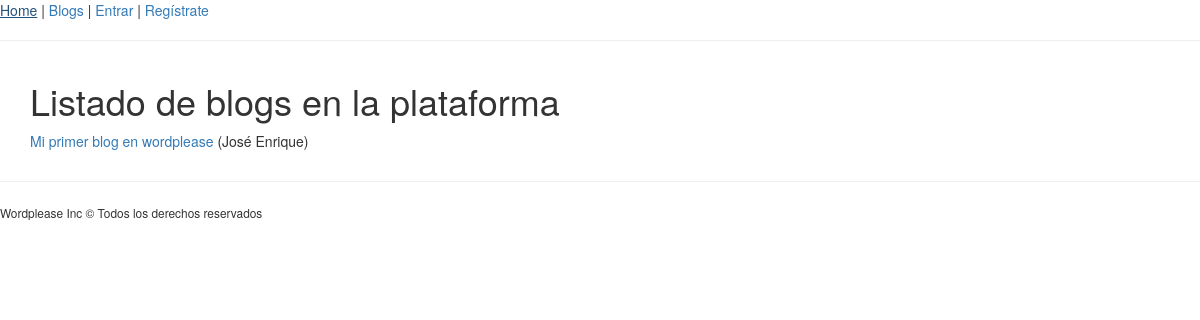
Before: /blogs with the older database file.
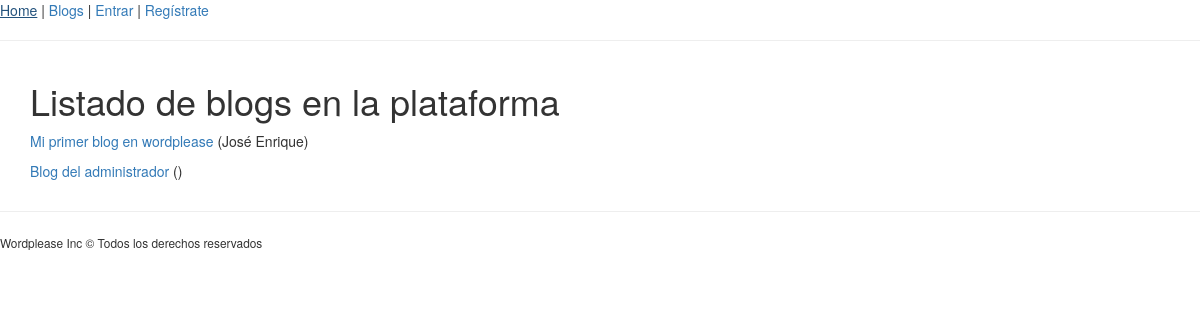
After: the same page with the newer database file.
### blogs/models.py (models this page shows, shortened)
class Blog(models.Model):
    owner = models.OneToOneField(User)
    title = models.TextField(max_length=150)
    description = models.TextField(max_length=400)
    created_at = models.DateTimeField(auto_now_add=True)
    modified_at = models.DateTimeField(auto_now=True)

### blogs/views.py (the view)
# urls.py: url(r'^blogs$', BlogUserView.as_view(), name='blogs_home'),
class BlogUserView(View):
    def get(self, request):
        blogs = Blog.objects.all()
        context = {
            'blogs': blogs
        }
        return render(request, 'blogs/blogs.html', context)

### blogs/templates/blogs/blogs.html (shortened to what this page needs)
{% extends 'base.html' %}
{% block section %}
    <h1>Listado de blogs en la plataforma</h1>
    {% if blogs|length > 0 %}
        {%for blog in blogs %}
            <p>
                <a href="blog/{{ blog.pk }}">
                    {{ blog.title }}
                </a>
                ({{ blog.owner.first_name }})
            </p>
        {% endfor %}
    {% else %}
        No existe ningún blog en este momento.
    {% endif %}
{% endblock %}

Changed rows visible on the page:
added Blog: title "Blog del administrador"
